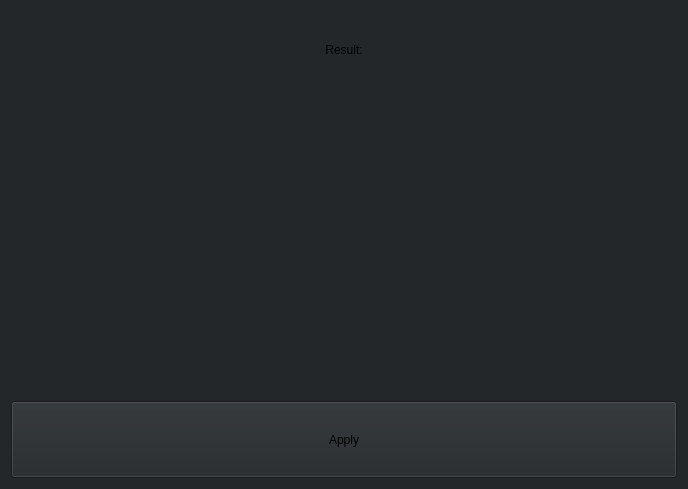
<?xml version="1.0" encoding="UTF-8"?>
<ui version="4.0">
 <class>ScoreInputResult</class>
 <widget class="QWidget" name="ScoreInputResult">
  <property name="geometry">
   <rect>
    <x>0</x>
    <y>0</y>
    <width>688</width>
    <height>489</height>
   </rect>
  </property>
  <property name="windowTitle">
   <string>Form</string>
  </property>
  <property name="styleSheet">
   <string notr="true">background-color: rgb(35,39,42);</string>
  </property>
  <layout class="QVBoxLayout" name="verticalLayout" stretch="1,4,1">
   <item>
    <widget class="QLabel" name="label">
     <property name="text">
      <string>Result:</string>
     </property>
     <property name="alignment">
      <set>Qt::AlignCenter</set>
     </property>
    </widget>
   </item>
   <item>
    <layout class="QHBoxLayout" name="layout" stretch=""/>
   </item>
   <item>
    <widget class="QPushButton" name="pushButton">
     <property name="sizePolicy">
      <sizepolicy hsizetype="Preferred" vsizetype="Preferred">
       <horstretch>0</horstretch>
       <verstretch>0</verstretch>
      </sizepolicy>
     </property>
     <property name="text">
      <string>Apply</string>
     </property>
    </widget>
   </item>
  </layout>
 </widget>
 <resources/>
 <connections/>
</ui>
